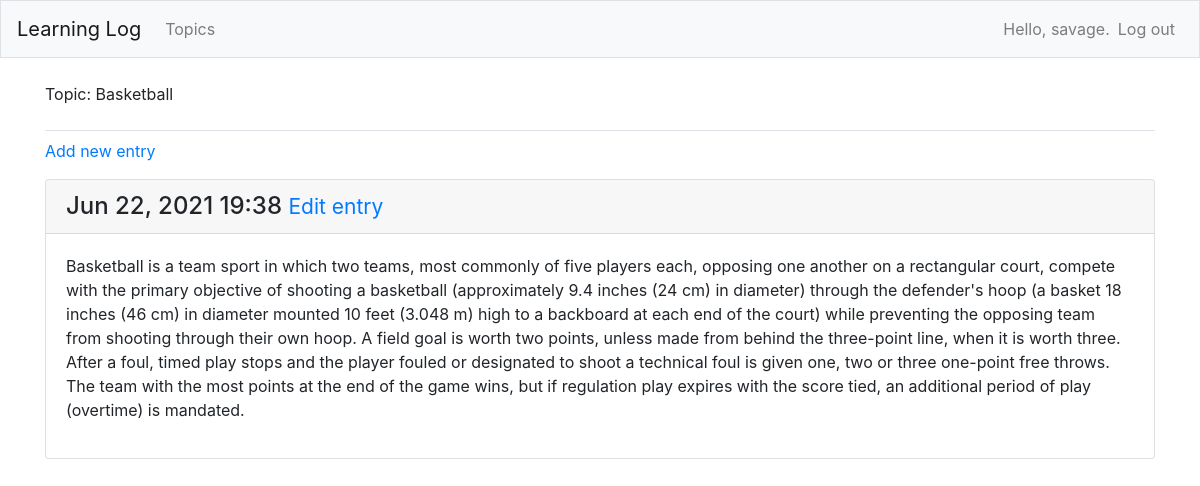
The page /topics/2/ (signed in) on the database its author committed.
### learning_logs/models.py (models this page shows, shortened)
class Topic(models.Model):
    text = models.CharField(max_length=200)
    date_added = models.DateTimeField(auto_now_add=True)
    owner = models.ForeignKey(User, on_delete=models.CASCADE)
    def __str__(self):
        return self.text

class Entry(models.Model):
    topic = models.ForeignKey(Topic, on_delete=models.CASCADE)
    text = models.TextField()
    date_added = models.DateTimeField(auto_now_add=True)
    class Meta:
        verbose_name_plural = 'entries'

### learning_logs/views.py (the view)
# urls.py: path('topics/<int:topic_id>/', views.topic, name='topic'),
@login_required
def topic(request, topic_id):
    topic = Topic.objects.get(id=topic_id)
    if topic.owner != request.user:
        raise Http404
    entries = topic.entry_set.order_by('-date_added')
    context = {'topic': topic, 'entries': entries}
    return render(request, 'learning_logs/topic.html', context)

### learning_logs/templates/learning_logs/topic.html
{% extends 'learning_logs/base.html' %}
{% block page_header %}
  <p>Topic: {{ topic }}</p>
{% endblock page_header %}
{% block content %}
  <p>
    <a href="{% url 'learning_logs:new_entry' topic.id %}">Add new entry</a>
  </p>
  {% for entry in entries %}
      <div class="card mb-3">
          <h4 class="card-header">
              {{ entry.date_added|date:'M d, Y H:i' }}
              <small><a href="{% url 'learning_logs:edit_entry' entry.id %}">Edit entry</a></small>
          </h4>
          <div class="card-body">
              {{ entry.text|linebreaks }}
          </div>
      </div>
      {% empty %}
        <li>There are no entries for this topic yet.</li>
      {% endfor %}
{% endblock content %}

### learning_logs/templates/learning_logs/base.html (shortened to what this page needs)
<html lang="en"><head></head><body>{% load bootstrap4 %}
  {% bootstrap_css %}
  <nav class="navbar navbar-expand-md navbar-light bg-light mb-4 border">
    <a class="navbar-brand" href="{% url 'learning_logs:index'%}">
        Learning Log</a>
    <div class="collapse navbar-collapse" id="navbarCollapse">
      <ul class="navbar-nav mr-auto">
        <li class="nav-item">
          <a class="nav-link" href="{% url 'learning_logs:topics'%}">
              Topics</a></li>
      </ul>
      <ul class="navbar-nav ml-auto">
        {% if user.is_authenticated %}
          <li class="nav-item">
            <span class="navbar-text">Hello, {{ user.username }}.</span>
          </li>
          <li class="nav-item">
            <a class="nav-link" href="{% url 'users:logout' %}">Log out</a>
          </li>
        {% else %}
          <li class="nav-item">
            <a class="nav-link" href="{% url 'users:register' %}">Register</a>
          </li>
          <li class="nav-item">
            <a class="nav-link" href="{% url 'users:login' %}">Log in</a></li>
        {% endif %}
      </ul>
    </div>
  </nav>
  <main role="main" class="container">
    <div class="pb-2 mb-2 border-bottom">
      {% block page_header %}{% endblock page_header %}
    </div>
    <div>
      {% block content %}{% endblock content %}
    </div>
  </main>
</body></html>

### rows shown on the page
Topic: text "Basketball"
Entry: date_added "Jun 22, 2021 19:38", text "Basketball is a team sport in which two teams, most commonly of five players each, opposing one another on a rectangular court, compete with the primary objective of shooting a basketball (approximately 9.4 inches (24 cm) in diameter) through the defender's hoop (a basket 18 inches (46 cm) in diameter mounted 10 feet (3.048 m) high to a backboard at each end of the court) while preventing the opposing team from shooting through their own hoop. A field goal is worth two points, unless made from behind the three-point line, when it is worth three. After a foul, timed play stops and the player fouled or designated to shoot a technical foul is given one, two or three one-point free throws. The…"

### other values the page prints
{{ user.username }} "savage"
